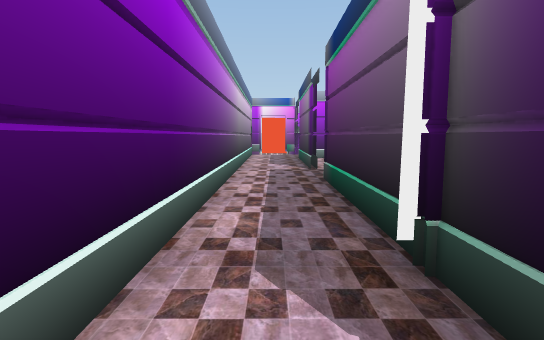
view 1 (above)

24 first-person views from a walk through a Unity game level. The camera is 1.44 m above the floor, tilts 6° down and sees 80° across. The floor is counted in squares, 1.15 m on a side. Each view is taken from the middle of a square. On the plan, view 1 faces up. The plan holds only what a view shows up to about 14 squares ahead; the rest is blank. The place goes on beyond the plan. The player is left out. Door leaves are left out, so doorways stand open. Some surface patterns are stand-ins.

view 2
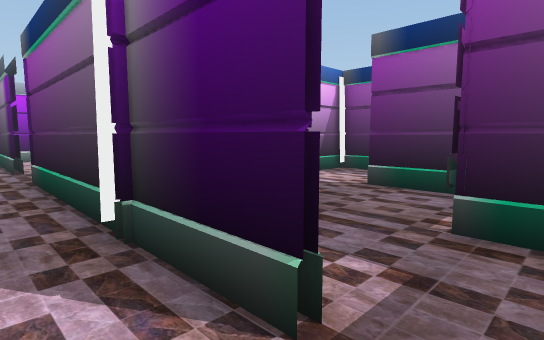

view 3
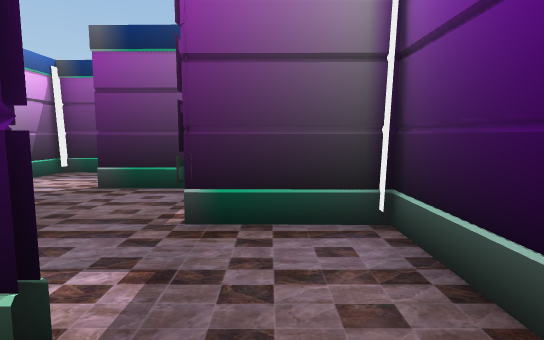

view 4
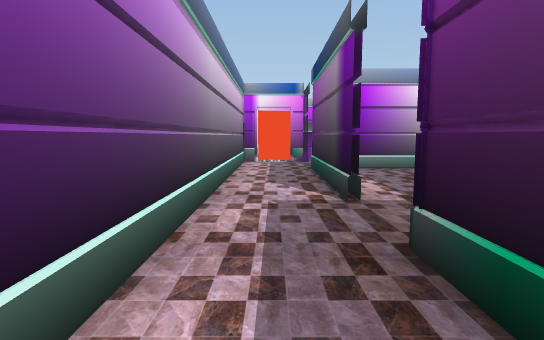

view 5
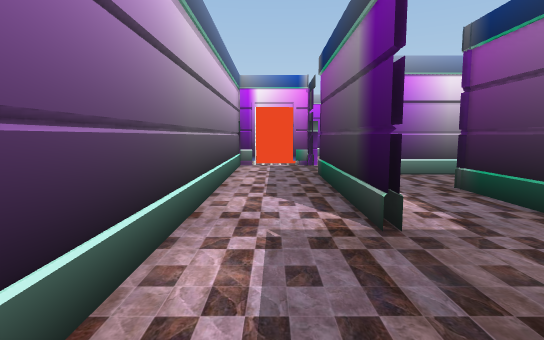

view 6
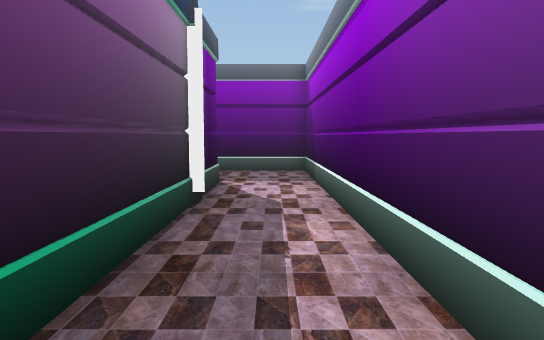

view 7
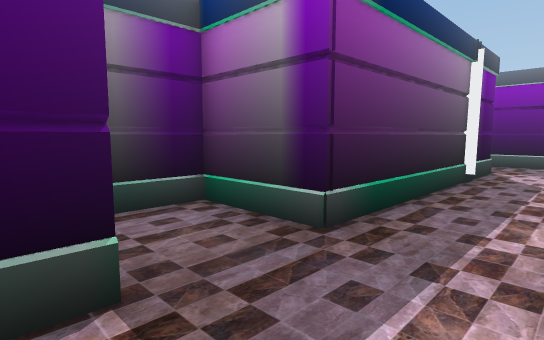

view 8
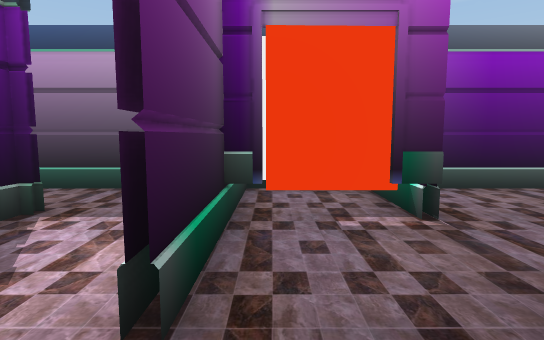

view 9
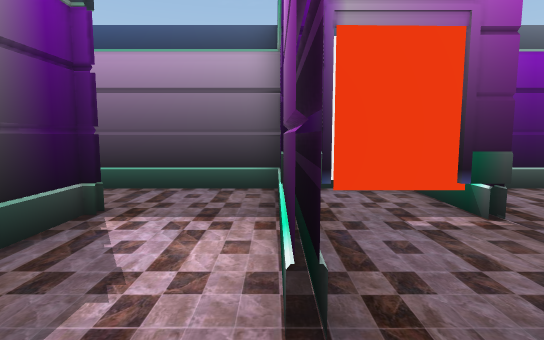

view 10
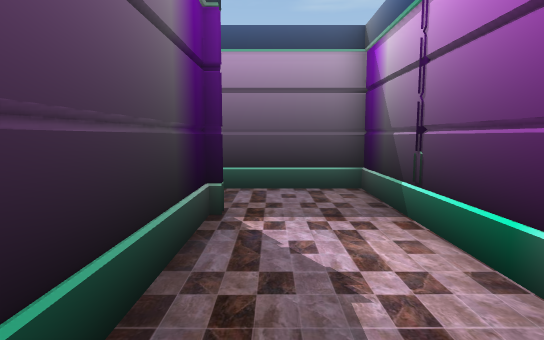

view 11
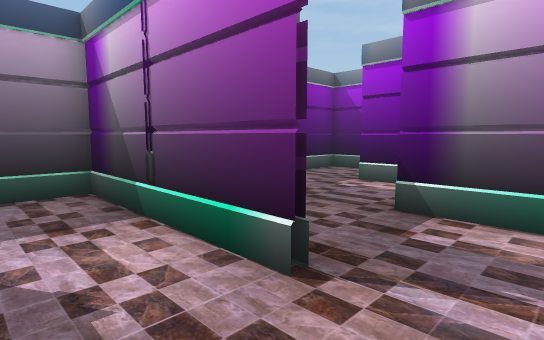

view 12
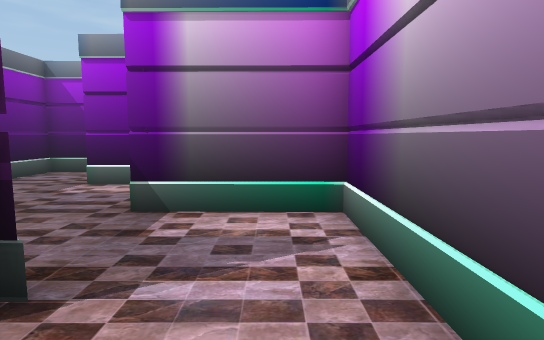

view 13
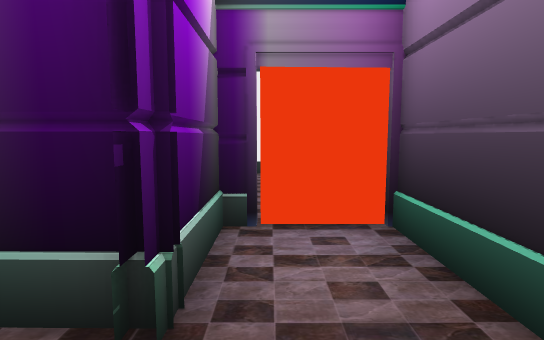

view 14
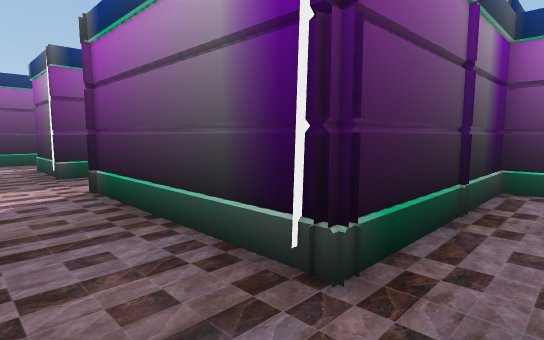

view 15
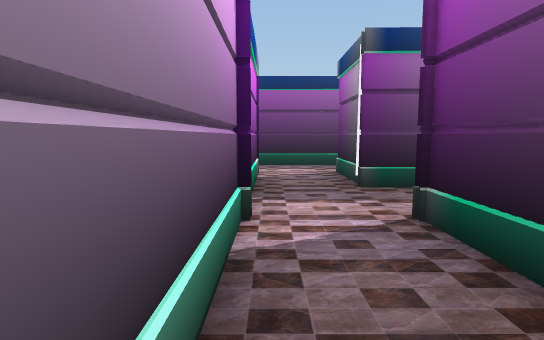

view 16
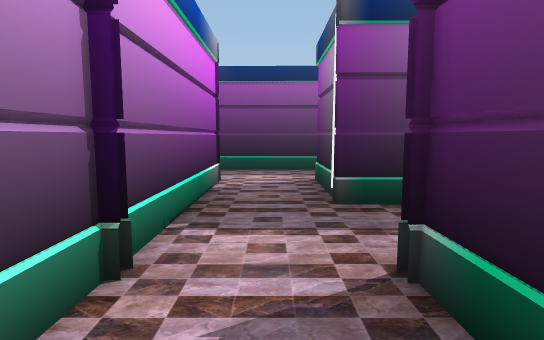

view 17
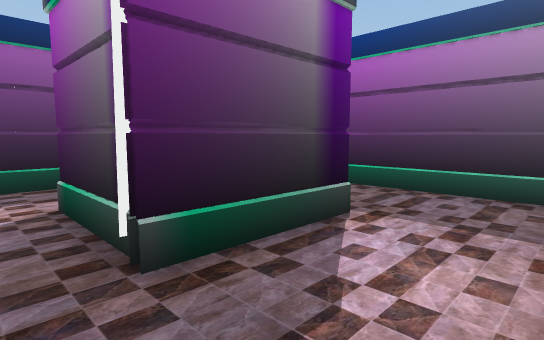

view 18
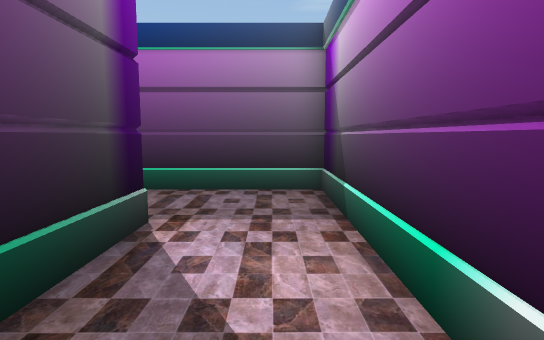

view 19
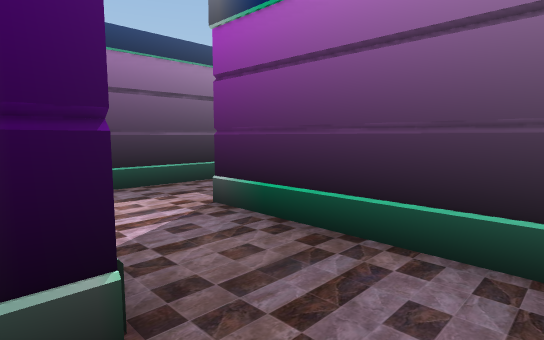

view 20
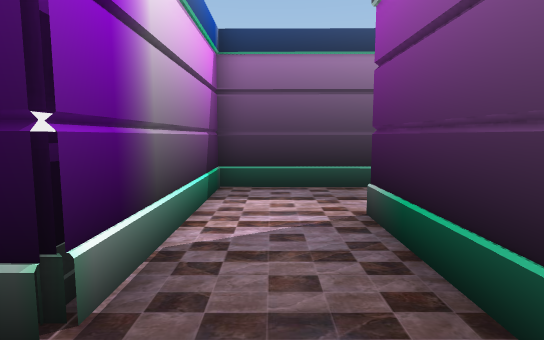

view 21
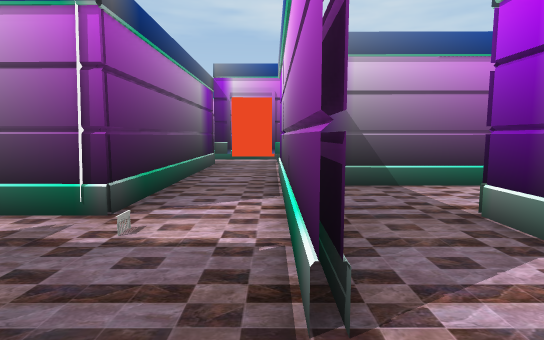

view 22
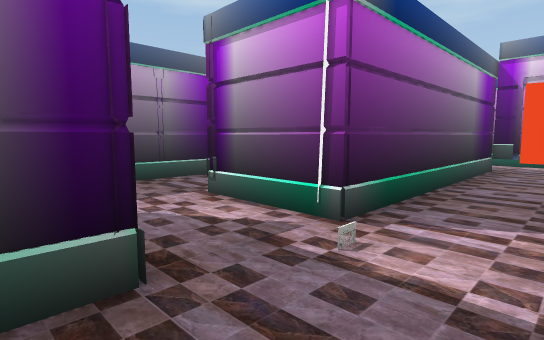

view 23
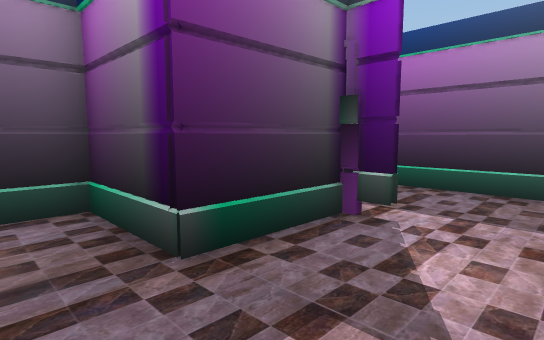

view 24
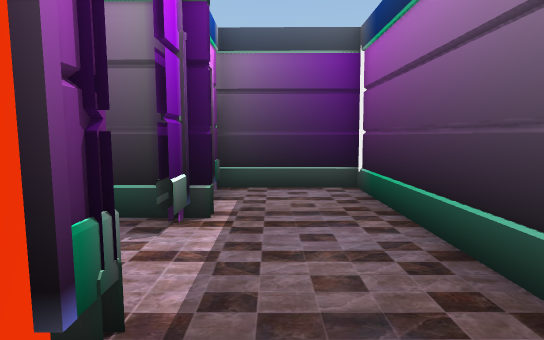

### Floor plan
Key: @ floor where view 1 was taken; # wall or solid block; . floor; D open door; = window, fence, low wall or low ledge.
Columns run from 2 left of view 1 to 20 right of it. Each row starts with its distance up from view 1.
 19 #...################ .#
 18 #...#.................#
 17 #...#.................#
 16 #...#..#######..####..#
 15 #...#..#     #..#    .#
 14 #...#..#     #..#
 13 =...#..#     #..#
 12 =.....##     #..#######
 11 =.....#.     #........#
 10 =.....#.     #........#
  9 =...###...##########..#
  8 =...#.................#
  7 #...DDDD..............#
  6 #...#. ##########..####
  5 #...#  #.....#  #..# #
  4 ##..#  #.....#  #..####
  3  #.##  #..#..D DD..#..#
  2  #.##.....#..#........#
  1  #.##.....#..# .......#
  0  #@....DDDD..##########
 -1  #.....#..#.....#.....#
 -2  #.....#..#.....
 -3  ################

Positions as (right, up) in squares from view 1, and headings:
1: (0, 0), facing up
2: (0, -1), facing up-right
3: (0, -1), facing right
4: (0, 6), facing up
5: (0, 8), facing up
6: (0, 9), facing down
7: (-1, 13), facing down-right
8: (7, 5), facing down
9: (8, 5), facing down
10: (10, 5), facing down
11: (10, 5), facing down-left
12: (10, 5), facing left
13: (9, -1), facing right
14: (3, 18), facing down-right
15: (6, 18), facing right
16: (8, 17), facing right
17: (11, 17), facing down-right
18: (12, 17), facing down
19: (12, 13), facing down-right
20: (12, 11), facing right
21: (19, 9), facing left
22: (18, 9), facing down-left
23: (14, 8), facing down-right
24: (12, 2), facing right
